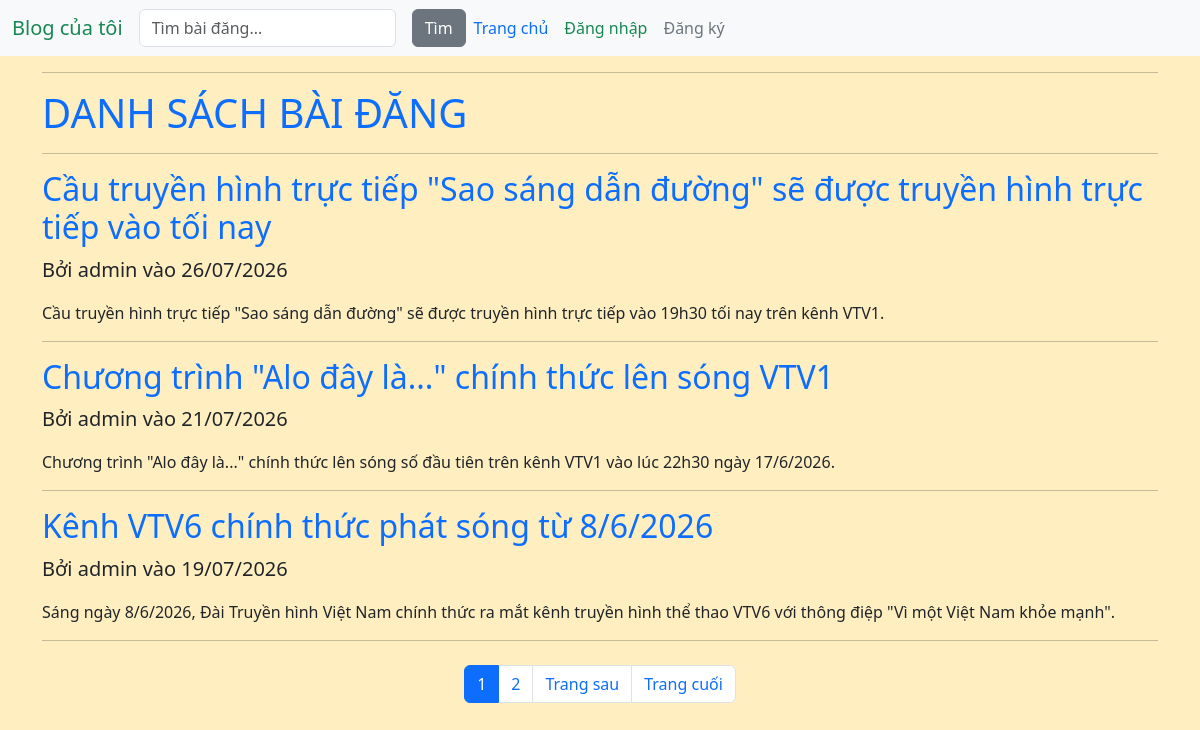
The app's page /, older data.
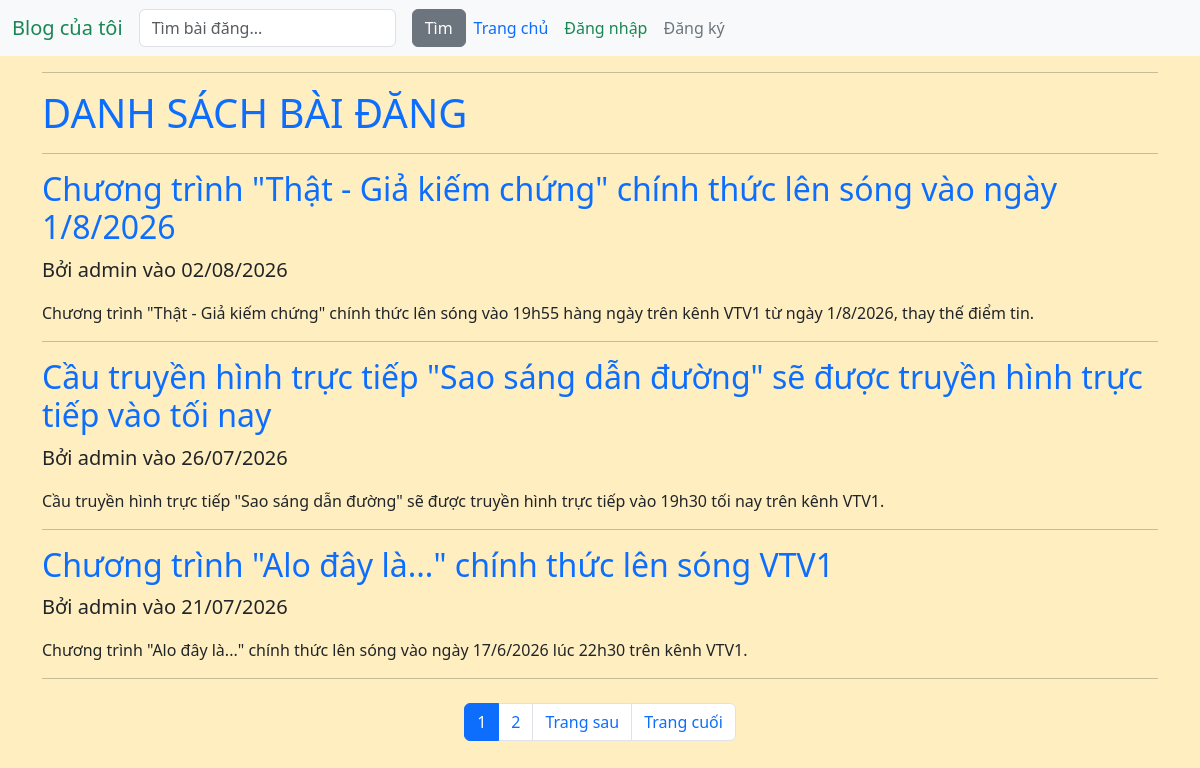
The same page, newer data.
### blog/models.py (models this page shows, shortened)
class Post(models.Model):
    title = models.CharField(max_length=200)
    likes = models.ManyToManyField(User, related_name='blog_posts', blank=True)
    content = models.TextField()
    created_at = models.DateTimeField(auto_now_add=True)
    updated_at = models.DateTimeField(auto_now=True)
    author = models.ForeignKey(User, on_delete=models.CASCADE, default=1)

### blog/views.py (the view)
# urls.py: path("",PostListView.as_view(),name="post_list"),
class PostListView(ListView):
    model = Post
    template_name = "post_list.html"
    context_object_name = "posts"
    ordering = ["-created_at"]
    paginate_by = 3
    def get_queryset(self):
        query = self.request.GET.get('q')
        if query:
            return Post.objects.filter(
                Q(title__icontains=query) | Q(content__icontains=query)
            ).order_by("-created_at")
        return Post.objects.all().order_by("-created_at")

### blog/templates/post_list.html (shortened to what this page needs)
<!DOCTYPE html>
<html lang="vi">
<head>
</head>
{% extends "base.html" %}
{% block content %}
    <hr>
    <h1 class="text-uppercase text-primary">Danh sách bài đăng</h1>
    <hr>
    {% for post in posts %}
        <article>
            <h2><a href="{% url 'post-detail' post.pk %}" class="text-decoration-none link-primary">{{ post.title }}</a></h2>
            <p class="fs-5">Bởi {{ post.author.username }} vào {{ post.created_at|date:"d/m/Y" }}</p>
            <p>{{ post.content|truncatewords:30 }}</p>
            <hr>
        </article>
    {% endfor %}
    <nav aria-label="Page navigation" class="mt-4">
        <ul class="pagination justify-content-center">
            {% for num in page_obj.paginator.page_range %}
                {% if page_obj.number == num %}
                    <li class="page-item active"><span class="page-link">{{ num }}</span></li>
                {% elif num > page_obj.number|add:'-3' and num < page_obj.number|add:'3' %}
                    <li class="page-item">
                        <a class="page-link" href="?page={{ num }}{% if request.GET.q %}&q={{ request.GET.q }}{% endif %}">{{ num }}</a>
                    </li>
                {% endif %}
        {% endfor %}
        {% if page_obj.has_next %}
            <li class="page-item">
                <a class="page-link" href="?page={{ page_obj.next_page_number }}{% if request.GET.q %}&q={{ request.GET.q }}{% endif %}">Trang sau</a>
            </li>
            <li class="page-item">
                <a class="page-link" href="?page={{ page_obj.paginator.num_pages }}{% if request.GET.q %}&q={{ request.GET.q }}{% endif %}">Trang cuối</a>
            </li>
        {% endif %}
        </ul>
    </nav>
{% endblock %}

### blog/templates/base.html (shortened to what this page needs)
<!DOCTYPE html>
<html lang="vi">
<head>
  <link href="https://cdn.jsdelivr.net/npm/bootstrap@5.3.8/dist/css/bootstrap.min.css" rel="stylesheet">
</head>
<body class="bg-warning bg-opacity-25">
  <nav class="navbar navbar-expand-lg bg-light">
  <div class="container-fluid">
    <a class="navbar-brand text-success" href="/blog/">Blog của tôi</a>
    <div class="collapse navbar-collapse" id="navbarSupportedContent">
    <form class="d-flex" action="{% url 'post_list' %}" method="GET">
      <input class="form-control me-3" type="search" name="q" placeholder="Tìm bài đăng..." value="{{ request.GET.q }}">
      <button class="btn btn-secondary">Tìm</button>
    </form>
    <ul class="navbar-nav me-auto mb-2 mb-lg-0">
      <li class="nav-item">
        <a class="nav-link link-primary" href="/blog/">Trang chủ</a>
      </li>
      {% if not user.is_authenticated %}
        <li class="nav-item">
          <a class="nav-link link-success" href="{% url 'login' %}">Đăng nhập</a>
        </li>
        <li class="nav-item">
          <a class="nav-link link-secondary" href="/register">Đăng ký</a>
        </li>
      {% endif %}
    </ul>
    </div>
  </div>
  </nav>
  <main class="container">
      {% block content %}{% endblock %}
  </main>
</body>
</html>

Row changes from the older to the newer data that the page shows:
no longer on this page (row unchanged): Post: title "Kênh VTV6 chính thức phát sóng từ 8/6/2026", author.username "admin", created_at "19/07/2026", content "Sáng ngày 8/6/2026, Đài Truyền hình Việt Nam chính thức ra mắt kênh truyền hình thể thao VTV6 với thông điệp \"Vì một Việt Nam khỏe mạnh\"."
added Post: title "Chương trình \"Thật - Giả kiếm chứng\" chính thức lên sóng vào ngày 1/8/2026", author.username "admin", created_at "02/08/2026", content "Chương trình \"Thật - Giả kiếm chứng\" chính thức lên sóng vào 19h55 hàng ngày trên kênh VTV1 từ ngày 1/8/2026, thay thế điểm tin."
changed Post "Chương trình \"Alo đây là...\" chính thức lên sóng VTV1": content "Chương trình \"Alo đây là...\" chính thức lên sóng số đầu tiên trên kênh VTV1 vào lúc 22h30 ngày 17/6/2026." → "Chương trình \"Alo đây là...\" chính thức lên sóng vào ngày 17/6/2026 lúc 22h30 trên kênh VTV1."
